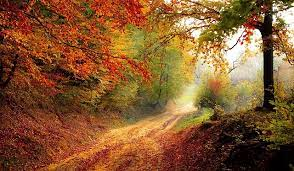
#> input picture download (1).jpeg, 294 x 171 px
$ python -i image_mixer.py   (imports and definitions only)
#> lines starting #> are read from the running program, lines starting #| are printed output that depends on the picture
import cv2
import numpy as np
from PyQt5.QtGui import *
from PyQt5.QtCore import *
from PyQt5.QtWidgets import *
import sys
from PyQt5.uic import loadUiType
import cv2
import matplotlib.pyplot as plt
import logging
from threading import Thread


mixer_logger = logging.getLogger("image_mixer.py")


# [69 lines that did not run here, left out]


# [166 lines that did not run here, left out]


class Image:
    def __init__(self, path):
#> called with path = 'download (1).jpeg'
        self._original_image = cv2.resize(cv2.imread(f'{path}'), (320, 170), cv2.INTER_LINEAR)
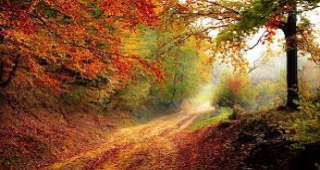
#> self._original_image: shape (170, 320, 3); mean B, G, R 49.2, 88.2, 133.3
        self._gray_scale_image = cv2.cvtColor(self._original_image, cv2.COLOR_BGR2GRAY)
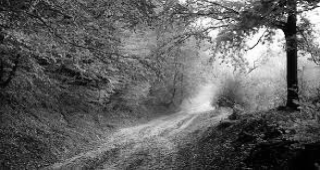
#> self._gray_scale_image: shape (170, 320); min 0, max 255, mean 97.2
        self._image_size = None
        self._image_brightness = 1  # The common range for alpha is from 0.0 to 2.0. (1 ==> no change)
        self._image_contrast = 0  # The common range for beta is from  -255 to 255. (0 ==> no change)
        self._image_fft = np.fft.fft2(self._gray_scale_image)
        self._image_fft_shift = np.fft.fftshift(self.image_fft)
        self._image_ifft = None
        self._image_magnitude = None
        self._image_phase = None
        self._image_real_part = None
        self._image_imaginary_part = None
        mixer_logger.info("Initialize ImageMixer class")

    @property
    def original_image(self):
        return self._original_image

    @property
    def gray_scale_image(self):
        return self._gray_scale_image

    # [9 lines left out: functions image_size, image_size, not called in this run]

    @property
    def image_contrast(self):
        return self._image_contrast

    # [6 lines left out: function image_contrast, not called in this run]


    @property
    def image_brightness(self):
        return self._image_brightness

    # [6 lines left out: function image_brightness, not called in this run]


    @property
    def image_fft(self):
        return self._image_fft

    @property
    def image_fft_shift(self):
        return self._image_fft_shift

    @image_fft_shift.setter
    def image_fft_shift(self, value):
        pass

    # [19 lines left out: functions image_magnitude, image_phase, image_real_part, image_imaginary_part, not called in this run]

    def gray_scale_image_bytes(self):
        _, data = cv2.imencode(img=self.gray_scale_image, ext='.jpeg')
        return data


# [85 lines that did not run here, left out]

>>> result = Image('download (1).jpeg').gray_scale_image_bytes()
